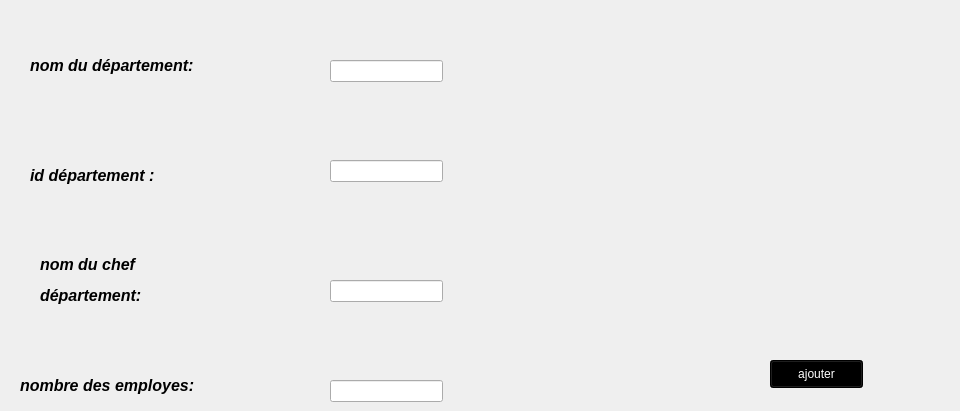
      <widget class="QWidget" name="tab_8">
       <attribute name="title">
        <string>ajouter département</string>
       </attribute>
       <widget class="QLabel" name="label_7">
        <property name="geometry">
         <rect>
          <x>30</x>
          <y>50</y>
          <width>231</width>
          <height>31</height>
         </rect>
        </property>
        <property name="text">
         <string>&lt;html&gt;&lt;head/&gt;&lt;body&gt;&lt;p&gt;&lt;span style=&quot; font-size:12pt; font-weight:600; font-style:italic;&quot;&gt;nom du département:&lt;/span&gt;&lt;/p&gt;&lt;/body&gt;&lt;/html&gt;</string>
        </property>
       </widget>
       <widget class="QLabel" name="label_8">
        <property name="geometry">
         <rect>
          <x>30</x>
          <y>160</y>
          <width>201</width>
          <height>31</height>
         </rect>
        </property>
        <property name="text">
         <string>&lt;html&gt;&lt;head/&gt;&lt;body&gt;&lt;p&gt;&lt;span style=&quot; font-size:12pt; font-weight:600; font-style:italic;&quot;&gt;id département :&lt;/span&gt;&lt;/p&gt;&lt;/body&gt;&lt;/html&gt;</string>
        </property>
       </widget>
       <widget class="QLabel" name="label_9">
        <property name="geometry">
         <rect>
          <x>40</x>
          <y>250</y>
          <width>171</width>
          <height>61</height>
         </rect>
        </property>
        <property name="text">
         <string>&lt;html&gt;&lt;head/&gt;&lt;body&gt;&lt;p&gt;&lt;span style=&quot; font-size:12pt; font-weight:600; font-style:italic;&quot;&gt;nom du chef &lt;/span&gt;&lt;/p&gt;&lt;p&gt;&lt;span style=&quot; font-size:12pt; font-weight:600; font-style:italic;&quot;&gt;département:&lt;/span&gt;&lt;/p&gt;&lt;/body&gt;&lt;/html&gt;</string>
        </property>
       </widget>
       <widget class="QLabel" name="label_10">
        <property name="geometry">
         <rect>
          <x>20</x>
          <y>370</y>
          <width>241</width>
          <height>31</height>
         </rect>
        </property>
        <property name="text">
         <string>&lt;html&gt;&lt;head/&gt;&lt;body&gt;&lt;p&gt;&lt;span style=&quot; font-size:12pt; font-weight:600; font-style:italic;&quot;&gt;nombre des employes:&lt;/span&gt;&lt;/p&gt;&lt;/body&gt;&lt;/html&gt;</string>
        </property>
       </widget>
       <widget class="QLineEdit" name="lineEdit_nom_dep">
        <property name="geometry">
         <rect>
          <x>330</x>
          <y>60</y>
          <width>113</width>
          <height>22</height>
         </rect>
        </property>
        <property name="styleSheet">
         <string notr="true"/>
        </property>
       </widget>
       <widget class="QLineEdit" name="lineEdit_id_dep">
        <property name="geometry">
         <rect>
          <x>330</x>
          <y>160</y>
          <width>113</width>
          <height>22</height>
         </rect>
        </property>
        <property name="styleSheet">
         <string notr="true"/>
        </property>
       </widget>
       <widget class="QLineEdit" name="lineEdit_chef_dep">
        <property name="geometry">
         <rect>
          <x>330</x>
          <y>280</y>
          <width>113</width>
          <height>22</height>
         </rect>
        </property>
        <property name="styleSheet">
         <string notr="true"/>
        </property>
       </widget>
       <widget class="QLineEdit" name="lineEdit_nbr_employe_dep">
        <property name="geometry">
         <rect>
          <x>330</x>
          <y>380</y>
          <width>113</width>
          <height>22</height>
         </rect>
        </property>
        <property name="styleSheet">
         <string notr="true"/>
        </property>
       </widget>
       <widget class="QPushButton" name="pb_ajouter_dep">
        <property name="geometry">
         <rect>
          <x>770</x>
          <y>360</y>
          <width>93</width>
          <height>28</height>
         </rect>
        </property>
        <property name="styleSheet">
         <string notr="true">background-color:rgb(0, 0, 0);color:rgb(255, 255, 255)</string>
        </property>
        <property name="text">
         <string>ajouter</string>
        </property>
       </widget>
       <widget class="QLabel" name="label_pic2">
        <property name="geometry">
         <rect>
          <x>770</x>
          <y>10</y>
          <width>181</width>
          <height>161</height>
         </rect>
        </property>
        <property name="text">
         <string/>
        </property>
       </widget>
      </widget>
